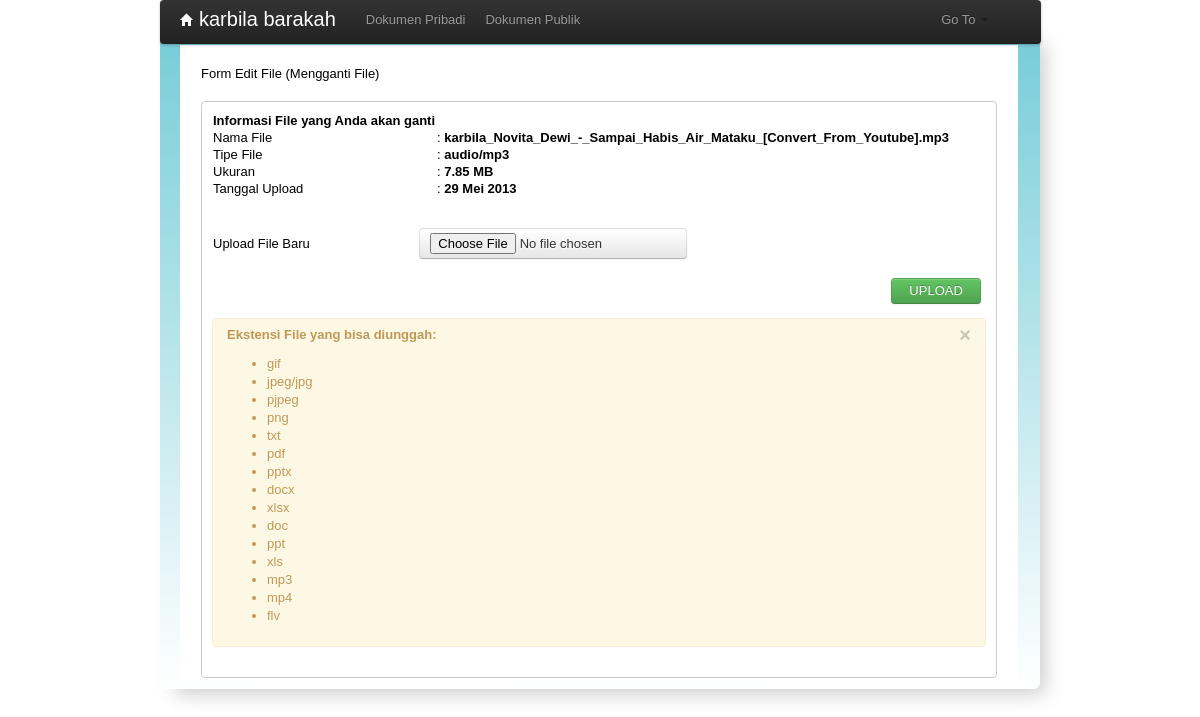
The page /halaman1.php?menu=dokpri&p=edit&iddok=14 (signed in) on the database its author committed.
### tables this page shows
CREATE TABLE `dokumen_pribadi` (
  `iddok_pribadi` int(20) NOT NULL,
  `nama_asli_dokpri` varchar(200) NOT NULL,
  `tanggal_upload` date DEFAULT NULL,
  `tanggal_perbarui` date DEFAULT NULL,
  `ukuran_file` varchar(45) DEFAULT NULL,
  `tipe_file` varchar(45) DEFAULT NULL,
  `id_user` int(11) NOT NULL
);

### fungsi_konversi_bit.php (called while the page is built)
<?php
	function bytesToSize($bytes, $precision = 2){
    $kilobyte = 1024;
    $megabyte = $kilobyte * 1024;
    $gigabyte = $megabyte * 1024;
    $terabyte = $gigabyte * 1024;
    if (($bytes >= 0) && ($bytes < $kilobyte)) {
        return $bytes . ' B';
    } elseif (($bytes >= $kilobyte) && ($bytes < $megabyte)) {
        return round($bytes / $kilobyte, $precision) . ' KB';
    } elseif (($bytes >= $megabyte) && ($bytes < $gigabyte)) {
        return round($bytes / $megabyte, $precision) . ' MB';
    } elseif (($bytes >= $gigabyte) && ($bytes < $terabyte)) {
        return round($bytes / $gigabyte, $precision) . ' GB';
    } elseif ($bytes >= $terabyte) {
        return round($bytes / $terabyte, $precision) . ' TB';
    } else {
        return $bytes . ' B';
    }
}
?>

### fungsi_indotgl.php (called while the page is built, shortened)
<?php
	function tgl_indo($tgl){
			$tanggal = substr($tgl,8,2);
			$bulan = getBulan(substr($tgl,5,2));
			$tahun = substr($tgl,0,4);
			return $tanggal.' '.$bulan.' '.$tahun;
	}
	function getBulan($bln){
				switch ($bln){
					case 5:
						return "Mei";
						break;
					case 7:
						return "Juli";
						break;
				}
			}
?>

### modul_perbarui/upload_ulang.php (the view)
<div class='tombol'>Form Edit File (Mengganti File)</div>
<div class='box-tabel2'>
	<table>
		<thead><tr><th>Informasi File yang Anda akan ganti</th></tr></thead>
		<tbody>
			<?php
				$data = mysql_fetch_array(mysql_query("SELECT * FROM dokumen_pribadi WHERE iddok_pribadi = '$_GET[iddok]'"));
				$t3 = bytesToSize($data['ukuran_file']);
				$t1 = tgl_indo($data['tanggal_upload']);
				echo "
				<tr><td>Nama File</td> <td>: <strong>$data[nama_asli_dokpri]</strong></td></tr>
				<tr><td>Tipe File</td> <td>: <strong>$data[tipe_file]</strong></td></tr>
				<tr><td>Ukuran</td> <td>: <strong>$t3</strong></td></tr>
				<tr><td>Tanggal Upload</td> <td>: <strong>$t1</strong></td></tr>
				";
			?>
		</tbody>
	</table>
	<br><br>
	<form action="modul_perbarui/aksi_upload_ulang.php?menu=dokpri&aksi=upload" enctype="multipart/form-data" method='POST'>
	<table style='width: 100%;'>
		<tbody>
			<tr><td>Upload File Baru</td><td><input type="file" class='btn' name='fupload_dokPri'></td></tr>
			<tr><td colspan='2'><input type="submit" name="upload" value="Upload" class='btn btn-success'>
				<td><input type="hidden" name='iddoklama' value="<?=$data['iddok_pribadi']?>"></td>
			</td></tr>
		</tbody>
	</table>
	</form>
	<div class="alert">
	  <button type="button" class="close" data-dismiss="alert">&times;</button>
	  <strong>Ekstensi File yang bisa diunggah:</strong>
	  <ul>
	  	<li>gif</li>
	  	<li>jpeg/jpg</li>
	  	<li>pjpeg</li>
	  	<li>png</li>
	  	<li>txt</li>
	  	<li>pdf</li>
	  	<li>pptx</li>
	  	<li>docx</li>
	  	<li>xlsx</li>
	  	<li>doc</li>
	  	<li>ppt</li>
	  	<li>xls</li>
	  	<li>mp3</li>
	  	<li>mp4</li>
	  	<li>flv</li>
	  </ul>
	</div>
</div>

### style.css (style rules this page uses)
body { font-family: Arial; font-size: 13px; margin: 0; padding: 0; }
input[type='reset'], input[type='submit'] { padding: 3px 17px; margin-top: 17px; text-transform: uppercase; float: right; }
li { line-height: 18px; }
.tombol { margin:20px; }
.box-tabel, .box-tabel2 { min-height: 200px; margin: 0px 20px; border: 1px solid #CCC; border-radius: 4px; height: auto; width: auto; }
.box-tabel2 { overflow-x:hidden; padding: 10px; }
.close { float: right; font-size: 20px; font-weight: bold; line-height: 18px; color: #000000; text-shadow: 0 1px 0 #ffffff; opacity: 0.2; filter: alpha(opacity=20); }
button.close { padding: 0; cursor: pointer; background: transparent; border: 0; -webkit-appearance: none; }
.btn { display: inline-block; *display: inline; padding: 4px 10px 4px; margin-bottom: 0; *margin-left: .3em; font-size: 13px; line-height: 18px; *line-height: 20px; color: #333333; text-align: center; text-shadow: 0 1px 1px rgba(255, 255, 255, 0.75); vertical-align: middle; cursor: pointer; background-color: #f5f5f5; *background-color: #e6e6e6; background-image: -ms-linear-gradient(top, #ffffff, #e6e6e6); background-image: -webkit-gradient(linear, 0 0, 0 100%, from(#ffffff), to(#e6e6e6)); background-image: -webkit-linear-gradient(top, #ffffff, #e6e6e6); background-image: -o-linear-gradient(top, #ffffff, #e6e6e6); background-image: linear-gradient(top, #ffffff, #e6e6e6); background-image: -moz-linear-gradient(top, #ffffff, #e6e6e6); background-repeat: repeat-x; border: 1px solid #cccccc; *border: 0; border-color: rgba(0, 0, 0, 0.1) rgba(0, 0, 0, 0.1) rgba(0, 0, 0, 0.25); border-color: #e6e6e6 #e6e6e6 #bfbfbf; border-bottom-color: #b3b3b3; -webkit-border-radius: 4px; -moz-border-radius: 4px; border-radius: 4px; filter: progid:dximagetransform.microsoft.gradient(startColorstr='#ffffff', endColorstr='#e6e6e6', GradientType=0); filter: progid:dximagetransform.microsoft.gradient(enabled=false); *zoom: 1; -webkit-box-shadow: inset 0 1px 0 rgba(255, 255, 255, 0.2), 0 1px 2px rgba(0, 0, 0, 0.05); -moz-box-shadow: inset 0 1px 0 rgba(255, 255, 255, 0.2), 0 1px 2px rgba(0, 0, 0, 0.05); box-shadow: inset 0 1px 0 rgba(255, 255, 255, 0.2), 0 1px 2px rgba(0, 0, 0, 0.05); }
.btn:first-child { *margin-left: 0; }
.btn-primary, .btn-primary:hover, .btn-warning, .btn-warning:hover, .btn-danger, .btn-danger:hover, .btn-success, .btn-success:hover, .btn-info, .btn-info:hover, .btn-inverse, .btn-inverse:hover { color: #ffffff; text-shadow: 0 -1px 0 rgba(0, 0, 0, 0.25); }
.btn { border-color: #ccc; border-color: rgba(0, 0, 0, 0.1) rgba(0, 0, 0, 0.1) rgba(0, 0, 0, 0.25); }
.btn-success { background-color: #5bb75b; *background-color: #51a351; background-image: -ms-linear-gradient(top, #62c462, #51a351); background-image: -webkit-gradient(linear, 0 0, 0 100%, from(#62c462), to(#51a351)); background-image: -webkit-linear-gradient(top, #62c462, #51a351); background-image: -o-linear-gradient(top, #62c462, #51a351); background-image: -moz-linear-gradient(top, #62c462, #51a351); background-image: linear-gradient(top, #62c462, #51a351); background-repeat: repeat-x; border-color: #51a351 #51a351 #387038; border-color: rgba(0, 0, 0, 0.1) rgba(0, 0, 0, 0.1) rgba(0, 0, 0, 0.25); filter: progid:dximagetransform.microsoft.gradient(startColorstr='#62c462', endColorstr='#51a351', GradientType=0); filter: progid:dximagetransform.microsoft.gradient(enabled=false); }
button.btn, input[type="submit"].btn { *padding-top: 2px; *padding-bottom: 2px; }
table { max-width: 100%; background-color: transparent; border-collapse: collapse; border-spacing: 0; font-size: 13px; }
.alert, .alert-success, .alert-info { padding: 8px 35px 8px 14px; margin-bottom: 20px; text-shadow: 0 1px 0 rgba(255, 255, 255, 0.5); background-color: #fcf8e3; border: 1px solid #fbeed5; -webkit-border-radius: 4px; -moz-border-radius: 4px; border-radius: 4px; }
.alert, .alert h4 { color: #c09853; }
.alert .close { position: relative; top: -2px; right: -21px; line-height: 20px; }

### rows shown on the page
dokumen_pribadi: nama_asli_dokpri "karbila_Novita_Dewi_-_Sampai_Habis_Air_Mataku_[Convert_From_Youtube].mp3", tipe_file "audio/mp3", ukuran_file "7.85 MB", tanggal_upload "29 Mei 2013"

### other values the page prints
$_SESSION['NamaLengkap'] "karbila barakah"
